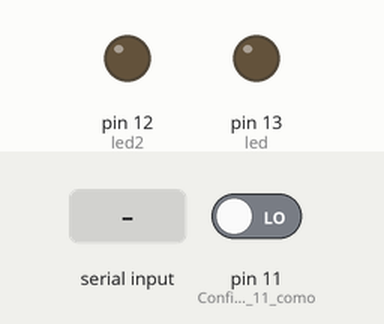
Simulated run of this sketch. Board: Arduino Mega 2560, built with avr-gcc and run on an emulated ATmega2560. On the bench: output pins drawn as LEDs (lit = HIGH). The inputs (shaded band) are chosen by the test bench; at power-on: pin 11 (Configura_el_pin_11_como) LOW.

Above: at 1.2 s.
1.3 s: "1" received over the second serial link
At 1.9 s:
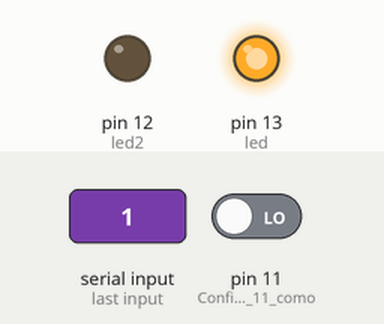
2.8 s: "2" received over the second serial link
At 4.0 s:
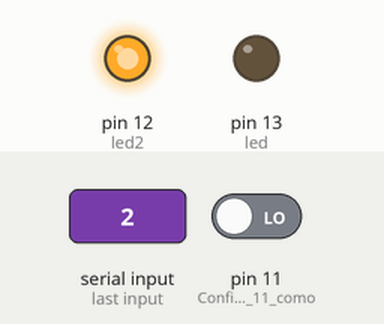
4.3 s: "3" received over the second serial link
At 5.3 s:
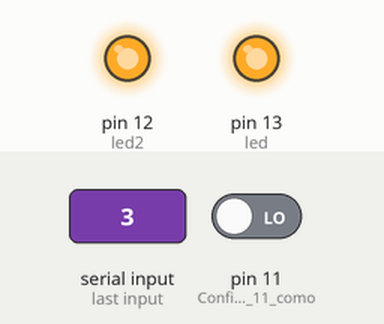
5.8 s: "o" received over the second serial link
At 6.5 s:
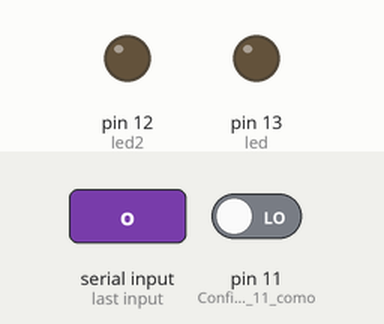
Timing chart, 0 to 8.3 s (numbered marks = the images above; inputs shaded):
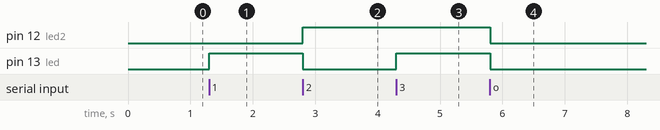

The sketch:

Serial.ino
```cpp
int led = 13; // Define el pin del LED en el pin 13
int led2 = 12; // Define el pin del LED en el pin 13

char DATO;

void setup() {
  Serial1.begin(9600); // Inicializa la comunicación serial en el puerto Serial1 a 9600 bps
  Serial1.println("Bienvenido");
  pinMode(led, OUTPUT); // Configura el pin del LED como salida
  pinMode(led2, OUTPUT); // Configura el pin del LED como salida
  pinMode(11, INPUT); // Configura el pin 11 como entrada
}

void loop() {
  //envia un mensaje por el puerto serial si se presiono el boton
  if (digitalRead(11) == HIGH) {
    Serial1.println("Boton presionado");
    //limpia el estado del boton
    digitalWrite(11, LOW);
    //espera un segundo para evitar el rebote
    delay(1000);
  }
  if (Serial1.available() > 0) { // Verifica si hay datos disponibles en el puerto serial Serial1
    //ss
    DATO = Serial1.read(); // Lee el dato recibido
    Serial1.println(DATO);
    if (DATO == '1') { // Si el dato es 'A'
      digitalWrite(led, HIGH); // Enciende el LED
      digitalWrite(led2, LOW); // Enciende el LED

      Serial1.println("LED1 on"); // Envía un mensaje por el puerto serial Serial1

    }
    if (DATO == '2') { // Si el dato es 'a'
      digitalWrite(led, LOW); // Apaga el LED
      digitalWrite(led2, HIGH); // Enciende el LED
      Serial1.println("LED2 on"); // Envía un mensaje por el puerto serial Serial1
    }
    if (DATO == '3') { // Si el dato es 'B'
      digitalWrite(led, HIGH); // Enciende el LED
      digitalWrite(led2, HIGH); // Enciende el LED
      Serial1.println("LED1 y LED2 on"); // Envía un mensaje por el puerto serial Serial1
    }
    if (DATO == 'o') { // Si el dato es 'B'
      digitalWrite(led, LOW); // Apaga el LED
      digitalWrite(led2, LOW); // Apaga el LED
      Serial1.println("LED1 y LED2 off"); // Envía un mensaje por el puerto serial Serial1
    }
    delay(1000);
  }
}
```

Measured:
- after the input at 1.3 s, pin 13 (led): LOW → HIGH at once
- after the input at 2.8 s, pin 12 (led2): LOW → HIGH at once; pin 13 (led): HIGH → LOW at once
- after the input at 4.3 s, pin 13 (led): LOW → HIGH at once
- after the input at 5.8 s, pin 12 (led2), pin 13 (led): HIGH → LOW at once
